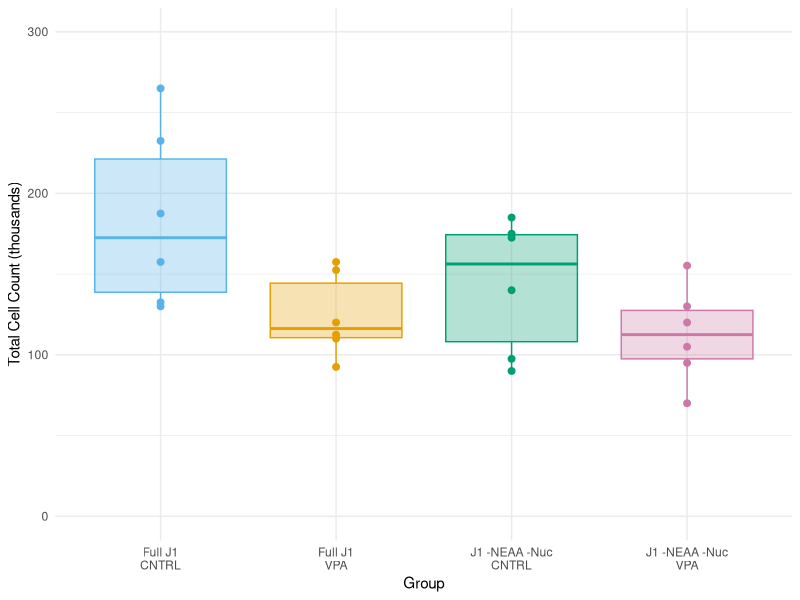

Write R code to recreate this figure.
## ---- chunk 1
knitr::opts_chunk$set(echo = TRUE)
## ---- chunk 2
library(tidyverse)
library(cowplot)
library(ggthemes)
library(RColorBrewer)
theme_set(theme_minimal())
## ---- chunk 3
df <- tibble(
  "full_J1" = c(157500,	132500,	187500,	130000,	265000,	232500),
  "full_J1_vpa" = c(92500, 152500, 112500, 157500, 120000, 110000), 
  "J1_no_NEAA_nuc" = c(90000,	172500,	185000,	175000,	97500,	140000),
  "J1_no_NEAA_nuc_vpa" = c(155250,	95000,	105000,	70000,	130000,	120000)) %>% 
  gather(key = "group", value = "cell_density") %>% 
  mutate(
    media = ifelse(str_detect(group, "full_J1"), "full", "no_NEAA_nuc"),
    treatment = ifelse(str_detect(group, "vpa"), "vpa", "cntrl")
    )
col = brewer.pal(4, "Dark2")
prolif.plot <- df %>% 
  mutate(
    group = case_when(
      group == "full_J1" ~ "Full J1\nCNTRL",
      group == "full_J1_vpa" ~ "Full J1\nVPA",
      group == "J1_no_NEAA_nuc" ~ "J1 -NEAA -Nuc\nCNTRL",
      group == "J1_no_NEAA_nuc_vpa" ~ "J1 -NEAA -Nuc\nVPA",
      TRUE ~ "Don't know"
    ),
    cell_density = cell_density / 1000
  ) %>% 
  ggplot(aes(group, cell_density, fill = group, color = group)) +
  geom_boxplot(alpha = 0.3) +
  geom_point(size = 2) +
  scale_color_manual(
    values = c("#56B4E9","#E69F00","#009E73",   "#CC79A7"),
    guide = FALSE
    ) +
  scale_fill_manual(values = c( "#56B4E9", "#E69F00", "#009E73", "#CC79A7"), guide = FALSE) +
  xlab("Group") +
  ylab("Total Cell Count (thousands)") +
  theme(legend.position = "none") +
  ylim(c(0, 300))
prolif.plot
#save_plot("./plots/proliferation_assay_plot.png", prolif.plot, base_width = 6, base_height = 3)
df %>% 
  lm(cell_density ~ media * treatment, data = .) %>% 
  aov() %>% 
  summary()

# Bonferroni p-value threshold
0.05 / 2

df %>% 
  filter(media == "full") %>% 
  lm(cell_density ~ treatment, data = .) %>% 
  summary()

df %>% 
  filter(media == "no_NEAA_nuc") %>% 
  lm(cell_density ~ treatment, data = .) %>% 
  summary()
